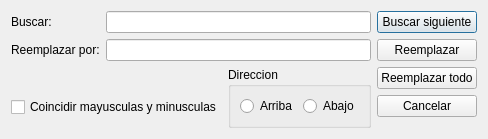
<?xml version="1.0" encoding="UTF-8"?>
<ui version="4.0">
 <class>ReplaceDialog</class>
 <widget class="QDialog" name="ReplaceDialog">
  <property name="geometry">
   <rect>
    <x>0</x>
    <y>0</y>
    <width>444</width>
    <height>138</height>
   </rect>
  </property>
  <property name="sizePolicy">
   <sizepolicy hsizetype="Minimum" vsizetype="Minimum">
    <horstretch>0</horstretch>
    <verstretch>0</verstretch>
   </sizepolicy>
  </property>
  <property name="windowTitle">
   <string>Dialog</string>
  </property>
  <layout class="QHBoxLayout" name="horizontalLayout_5">
   <property name="sizeConstraint">
    <enum>QLayout::SetFixedSize</enum>
   </property>
   <item>
    <layout class="QHBoxLayout" name="horizontalLayout_4">
     <item>
      <layout class="QVBoxLayout" name="verticalLayout_3">
       <property name="sizeConstraint">
        <enum>QLayout::SetMinimumSize</enum>
       </property>
       <item>
        <layout class="QFormLayout" name="formLayout">
         <property name="sizeConstraint">
          <enum>QLayout::SetMinimumSize</enum>
         </property>
         <item row="0" column="0">
          <widget class="QLabel" name="label">
           <property name="text">
            <string>Buscar:</string>
           </property>
          </widget>
         </item>
         <item row="1" column="0">
          <widget class="QLabel" name="label_2">
           <property name="text">
            <string>Reemplazar por:</string>
           </property>
          </widget>
         </item>
         <item row="1" column="1">
          <widget class="QLineEdit" name="lineEdit_2"/>
         </item>
         <item row="0" column="1">
          <widget class="QLineEdit" name="lineEdit"/>
         </item>
        </layout>
       </item>
       <item>
        <layout class="QHBoxLayout" name="horizontalLayout_3">
         <item>
          <layout class="QVBoxLayout" name="verticalLayout_2">
           <item>
            <spacer name="horizontalSpacer">
             <property name="orientation">
              <enum>Qt::Horizontal</enum>
             </property>
             <property name="sizeType">
              <enum>QSizePolicy::Minimum</enum>
             </property>
             <property name="sizeHint" stdset="0">
              <size>
               <width>40</width>
               <height>20</height>
              </size>
             </property>
            </spacer>
           </item>
           <item>
            <widget class="QCheckBox" name="checkBox">
             <property name="text">
              <string>Coincidir mayusculas y minusculas</string>
             </property>
            </widget>
           </item>
          </layout>
         </item>
         <item>
          <widget class="QGroupBox" name="groupBox">
           <property name="title">
            <string>Direccion</string>
           </property>
           <layout class="QHBoxLayout" name="horizontalLayout_2">
            <item>
             <layout class="QHBoxLayout" name="horizontalLayout">
              <item>
               <widget class="QRadioButton" name="radioButton">
                <property name="text">
                 <string>Arriba</string>
                </property>
               </widget>
              </item>
              <item>
               <widget class="QRadioButton" name="radioButton_2">
                <property name="text">
                 <string>Abajo</string>
                </property>
               </widget>
              </item>
             </layout>
            </item>
           </layout>
          </widget>
         </item>
        </layout>
       </item>
      </layout>
     </item>
     <item>
      <layout class="QVBoxLayout" name="verticalLayout">
       <item>
        <widget class="QPushButton" name="pushButton">
         <property name="text">
          <string>Buscar siguiente</string>
         </property>
        </widget>
       </item>
       <item>
        <widget class="QPushButton" name="pushButton_2">
         <property name="text">
          <string>Reemplazar</string>
         </property>
        </widget>
       </item>
       <item>
        <widget class="QPushButton" name="pushButton_3">
         <property name="text">
          <string>Reemplazar todo</string>
         </property>
        </widget>
       </item>
       <item>
        <widget class="QPushButton" name="pushButton_4">
         <property name="text">
          <string>Cancelar</string>
         </property>
        </widget>
       </item>
       <item>
        <spacer name="verticalSpacer">
         <property name="orientation">
          <enum>Qt::Vertical</enum>
         </property>
         <property name="sizeType">
          <enum>QSizePolicy::Expanding</enum>
         </property>
         <property name="sizeHint" stdset="0">
          <size>
           <width>0</width>
           <height>0</height>
          </size>
         </property>
        </spacer>
       </item>
      </layout>
     </item>
    </layout>
   </item>
  </layout>
 </widget>
 <resources/>
 <connections/>
</ui>
